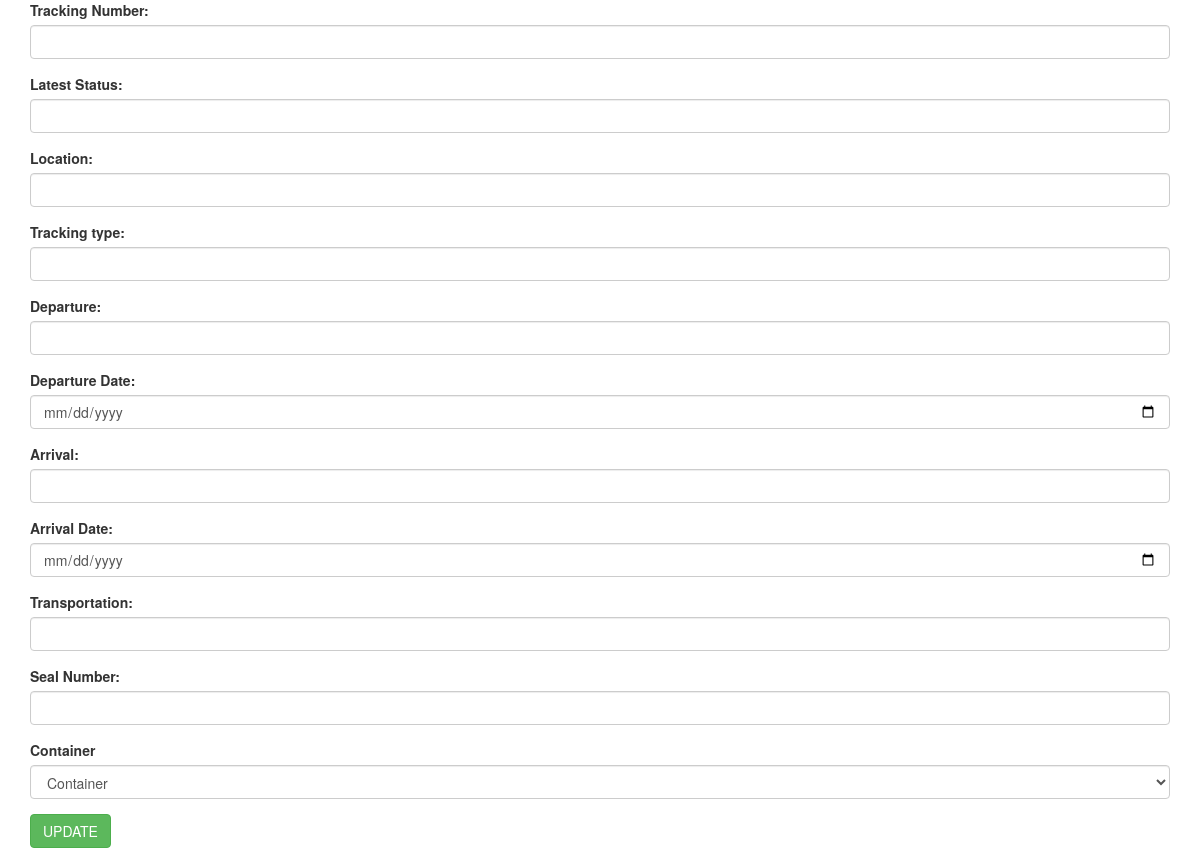
The page /admin/edit.php?track_num=54139600 on the database as committed earlier.
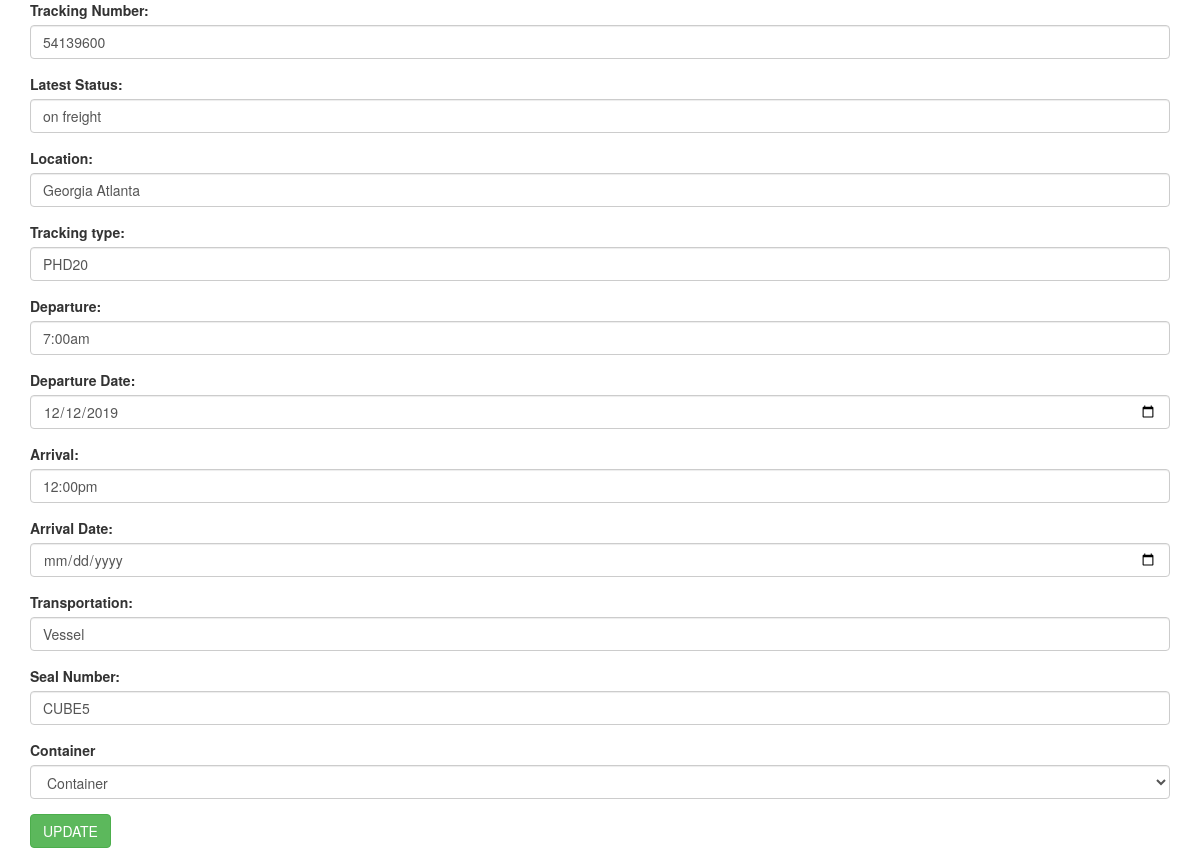
The same page on the database as committed later.
### tables this page shows
CREATE TABLE `add_table` (
  `add_id` int(11) NOT NULL,
  `track_num` text NOT NULL,
  `size_type` text NOT NULL,
  `container` text NOT NULL,
  `arrival` text NOT NULL,
  `arrival_date` int(11) NOT NULL,
  `seal_no` text NOT NULL
);

CREATE TABLE `add_track` (
  `track_id` int(11) NOT NULL,
  `lstatus` text NOT NULL,
  `location` text NOT NULL,
  `departure` text NOT NULL,
  `departure_date` text NOT NULL,
  `transportation` text NOT NULL,
  `track_num` text NOT NULL,
  `container` text NOT NULL
);

### admin/edit.php (the view, shortened to what this page needs)
<?php
include("config.php");
if(isset($_GET['track_num']))
{
$id=$_GET['track_num'];
$sql="SELECT * FROM add_table WHERE track_num=$id";
  $result=mysqli_query($conn,$sql);
  $row=mysqli_fetch_assoc($result);
  $add_sql="SELECT * FROM add_track WHERE track_num=$id";
  $add_query=mysqli_query($conn,$add_sql);
  $result_add=mysqli_fetch_assoc($add_query);
}else
{
 header('Location:index.php');
}
?>
<!DOCTYPE html>
<html>
<head>
  <link rel="stylesheet" href="https://maxcdn.bootstrapcdn.com/bootstrap/3.4.0/css/bootstrap.min.css">
</head>
<body>
	<div class="container">
  <form method="POST" action="editpasser.php">
    <div class="form-group">
      <label for="num">Tracking Number:</label>
      <input type="text" class="form-control" id="num" name="track_num" value="<?php echo $row['track_num']; ?>">
    </div>
    <div class="form-group">
      <label for="status">Latest Status:</label>
      <input type="text" class="form-control" id="status" name="lstatus" value="<?php echo $result_add['lstatus']; ?>">
    </div>
    <div class="form-group">
      <label for="Location">Location:</label>
      <input type="text" class="form-control" id="Location" name="location" value="<?php echo $result_add['location']; ?>">
    </div>
    <div class="form-group">
      <label for="type">Tracking type:</label>
      <input type="text" class="form-control" id="type" name="type" value="<?php echo $row['size_type']; ?>">
    </div>
    <div class="form-group">
      <label for="departure">Departure:</label>
      <input type="text" class="form-control" id="departure" name="departure" value="<?php echo $result_add['departure']; ?>">
    </div>
    <div class="form-group">
      <label for="departure_date">Departure Date:</label>
      <input type="date" class="form-control" id="departure_date" name="departure_date" value="<?php echo $result_add['departure_date']; ?>">
    </div>
    <div class="form-group">
      <label for="arrival">Arrival:</label>
      <input type="text" class="form-control" id="arrival" name="arrival" value="<?php echo $row['arrival']; ?>">
    </div>
    <div class="form-group">
      <label for="arrival_date">Arrival Date:</label>
      <input type="date" class="form-control" id="arrival_date" name="arrival_date" value="<?php echo $row['arrival_date']; ?>">
    </div>
    <div class="form-group">
      <label for="transportation">Transportation:</label>
      <input type="text" class="form-control" id="transportation" name="transportation" value="<?php echo $result_add['transportation']; ?>">
    </div>
    <div class="form-group">
      <label for="seal">Seal Number:</label>
      <input type="text" class="form-control" id="seal" name="seal_no" value="<?php echo $row['seal_no']; ?>">
    </div>
<div class="form-group">
      <label for="type">Container</label>
     <select name="container" class="form-control">
       <option >Container</option>
     </select>
    </div>
    <div class="form-group">
    <button type="submit" class="btn btn-success">UPDATE</button>
    </div>
  </form>
</div>
</body>
</html>

Rows that differ between the two databases and show on the page:
added add_table: track_num "54139600", type "PHD20", arrival "12:00pm", seal_no "CUBE5"
added add_track: lstatus "on freight", location "Georgia Atlanta", departure "7:00am", departure_date "12/12/2019", transportation "Vessel"
